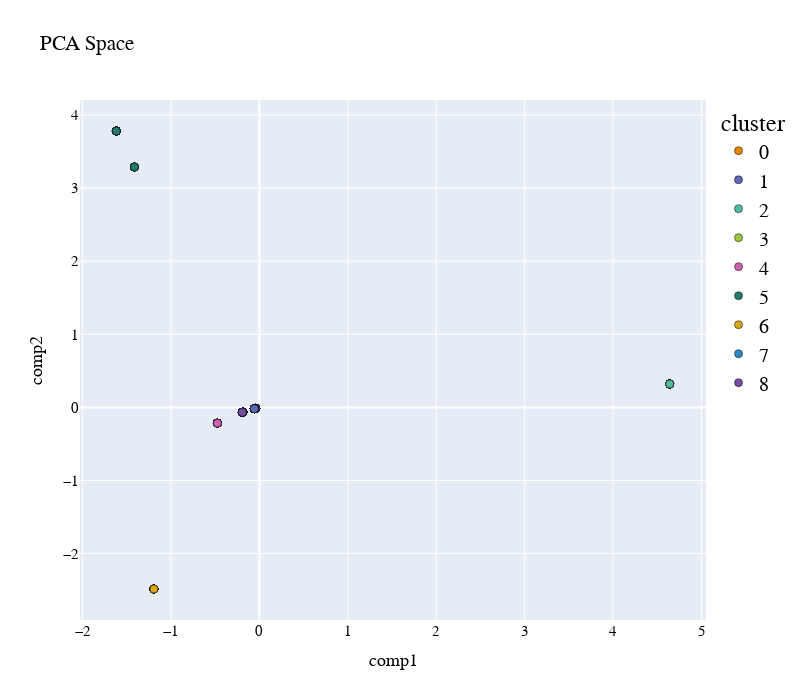

Source (notebook cell):
### Code cell
pca_2d_object, df_pca_2d = get_pca_2d(data_no_outliers, clusters_predict)
plot_pca_2d(df_pca_2d, title = "PCA Space", opacity=1, width_line = 0.5)

### Figure 1 — Plotly figure (JSON) as saved in the notebook; plotly's stock layout.template omitted (floating-point values rounded to 4 significant figures)
{"data": [{"hovertemplate": "cluster=0<br>comp1=%{x}<br>comp2=%{y}<extra></extra>", "legendgroup": "0", "marker": {"color": "rgb(229, 134, 6)", "line": {"color": "black", "width": 0.5}, "opacity": 1, "size": 8, "symbol": "circle"}, "mode": "markers", "name": "0", "orientation": "v", "showlegend": true, "type": "scatter", "x": [-0.1856, -0.1856, -0.1856, -0.1856, -0.1856, -0.1856, -0.1856, -0.1856, -0.1856, -0.1856], "xaxis": "x", "y": [-0.06406, -0.06406, -0.06406, -0.06406, -0.06406, -0.06406, -0.06406, -0.06406, -0.06406, -0.06406], "yaxis": "y"}, {"hovertemplate": "cluster=1<br>comp1=%{x}<br>comp2=%{y}<extra></extra>", "legendgroup": "1", "marker": {"color": "rgb(93, 105, 177)", "line": {"color": "black", "width": 0.5}, "opacity": 1, "size": 8, "symbol": "circle"}, "mode": "markers", "name": "1", "orientation": "v", "showlegend": true, "type": "scatter", "x": [-0.05754, -0.05754, -0.05754, -0.05754, -0.05754, -0.05754, -0.05754, -0.05754, -0.05754, -0.05754, -0.05754, -0.05754, -0.05754, -0.1856, -0.0417, -0.1856, -0.04119, -0.04119, -0.04119, -0.04119, -0.04119, -0.04119, -0.04119, -0.04119, -0.0417, -0.0417, -0.0417, -0.0417, -0.0417, -0.0417, -0.0417, -0.0417, -0.05754, -0.05754, -0.0417, -0.05754, -0.05754, -0.05754, -0.05754, -0.05754, -0.05754, -0.05754, -0.05754, -0.05754, -0.05754, -0.05754, -0.05754, -0.05754, -0.05754, -0.05754, -0.05754, -0.05754, -0.05754, -0.05754, -0.1856, -0.1856, -0.05754, -0.05754, -0.05754, -0.05754, -0.05754, -0.05754, -0.05754, -0.05754, -0.1856, -0.05754, -0.05754, -0.05754, -0.1856, -0.05754, -0.1856, -0.1856, -0.1856, -0.1856, -0.05754, -0.05754], "xaxis": "x", "y": [-0.01795, -0.01795, -0.01795, -0.01795, -0.01795, -0.01795, -0.01795, -0.01795, -0.01795, -0.01795, -0.01795, -0.01795, -0.01795, -0.06406, -0.01286, -0.06406, -0.0127, -0.0127, -0.0127, -0.0127, -0.0127, -0.0127, -0.0127, -0.0127, -0.01286, -0.01286, -0.01286, -0.01286, -0.01286, -0.01286, -0.01286, -0.01286, -0.01795, -0.01795, -0.01286, -0.01795, -0.01795, -0.01795, -0.01795, -0.01795, -0.01795, -0.01795, -0.01795, -0.01795, -0.01795, -0.01795, -0.01795, -0.01795, -0.01795, -0.01795, -0.01795, -0.01795, -0.01795, -0.01795, -0.06406, -0.06406, -0.01795, -0.01795, -0.01795, -0.01795, -0.01795, -0.01795, -0.01795, -0.01795, -0.06406, -0.01795, -0.01795, -0.01795, -0.06406, -0.01795, -0.06406, -0.06406, -0.06406, -0.06406, -0.01795, -0.01795], "yaxis": "y"}, {"hovertemplate": "cluster=2<br>comp1=%{x}<br>comp2=%{y}<extra></extra>", "legendgroup": "2", "marker": {"color": "rgb(82, 188, 163)", "line": {"color": "black", "width": 0.5}, "opacity": 1, "size": 8, "symbol": "circle"}, "mode": "markers", "name": "2", "orientation": "v", "showlegend": true, "type": "scatter", "x": [4.64, 4.64, 4.64, 4.64, 4.64, 4.64, 4.64, 4.64, 4.64, 4.64, 4.64, 4.64, 4.64, 4.64, 4.64, 4.64, 4.64, 4.64, 4.64, 4.64, 4.64, 4.64, 4.64, 4.64, 4.64, 4.64, 4.64, 4.64, 4.64, 4.64, 4.64, 4.64, 4.64], "xaxis": "x", "y": [0.3204, 0.3204, 0.3204, 0.3204, 0.3204, 0.3204, 0.3204, 0.3204, 0.3204, 0.3204, 0.3204, 0.3204, 0.3204, 0.3204, 0.3204, 0.3204, 0.3204, 0.3204, 0.3204, 0.3204, 0.3204, 0.3204, 0.3204, 0.3204, 0.3204, 0.3204, 0.3204, 0.3204, 0.3204, 0.3204, 0.3204, 0.3204, 0.3204], "yaxis": "y"}, {"hovertemplate": "cluster=3<br>comp1=%{x}<br>comp2=%{y}<extra></extra>", "legendgroup": "3", "marker": {"color": "rgb(153, 201, 69)", "line": {"color": "black", "width": 0.5}, "opacity": 1, "size": 8, "symbol": "circle"}, "mode": "markers", "name": "3", "orientation": "v", "showlegend": true, "type": "scatter", "x": [-1.193, -1.193, -1.193, -1.193, -1.193, -1.193, -1.193, -1.193, -1.193, -1.193, -1.193, -1.193, -1.193, -1.193, -1.193, -1.193, -1.193, -1.193, -1.193, -1.193, -1.193, -1.193, -1.193, -1.193, -1.193, -1.193, -1.193, -1.193, -1.193], "xaxis": "x", "y": [-2.485, -2.485, -2.485, -2.485, -2.485, -2.485, -2.485, -2.485, -2.485, -2.485, -2.485, -2.485, -2.485, -2.485, -2.485, -2.485, -2.485, -2.485, -2.485, -2.485, -2.485, -2.485, -2.485, -2.485, -2.485, -2.485, -2.485, -2.485, -2.485], "yaxis": "y"}, {"hovertemplate": "cluster=4<br>comp1=%{x}<br>comp2=%{y}<extra></extra>", "legendgroup": "4", "marker": {"color": "rgb(204, 97, 176)", "line": {"color": "black", "width": 0.5}, "opacity": 1, "size": 8, "symbol": "circle"}, "mode": "markers", "name": "4", "orientation": "v", "showlegend": true, "type": "scatter", "x": [-0.4748, -0.4748, -0.4748, -0.4748, -0.4748, -0.4748, -0.4748, -0.4748, -0.4748, -0.4748, -0.4748, -0.4748, -0.4748, -0.4748, -0.4748, -0.4748, -0.4748, -0.4748, -0.4748, -0.4748, -0.4748, -0.4748, -0.4748, -0.4748], "xaxis": "x", "y": [-0.2155, -0.2155, -0.2155, -0.2155, -0.2155, -0.2155, -0.2155, -0.2155, -0.2155, -0.2155, -0.2155, -0.2155, -0.2155, -0.2155, -0.2155, -0.2155, -0.2155, -0.2155, -0.2155, -0.2155, -0.2155, -0.2155, -0.2155, -0.2155], "yaxis": "y"}, {"hovertemplate": "cluster=5<br>comp1=%{x}<br>comp2=%{y}<extra></extra>", "legendgroup": "5", "marker": {"color": "rgb(36, 121, 108)", "line": {"color": "black", "width": 0.5}, "opacity": 1, "size": 8, "symbol": "circle"}, "mode": "markers", "name": "5", "orientation": "v", "showlegend": true, "type": "scatter", "x": [-1.618, -1.618, -1.618, -1.618, -1.618, -1.618, -1.618, -1.618, -1.618, -1.618, -1.618, -1.618, -1.618, -1.618, -1.618, -1.618, -1.618, -1.618, -1.618, -1.618, -1.618, -1.618, -1.618, -1.414, -1.414, -1.414, -1.414, -1.414, -1.414, -1.414, -1.414, -1.414, -1.414, -1.618, -1.618, -1.618, -1.618, -1.618, -1.618], "xaxis": "x", "y": [3.782, 3.782, 3.782, 3.782, 3.782, 3.782, 3.782, 3.782, 3.782, 3.782, 3.782, 3.782, 3.782, 3.782, 3.782, 3.782, 3.782, 3.782, 3.782, 3.782, 3.782, 3.782, 3.782, 3.289, 3.289, 3.289, 3.289, 3.289, 3.289, 3.289, 3.289, 3.289, 3.289, 3.782, 3.782, 3.782, 3.782, 3.782, 3.782], "yaxis": "y"}, {"hovertemplate": "cluster=6<br>comp1=%{x}<br>comp2=%{y}<extra></extra>", "legendgroup": "6", "marker": {"color": "rgb(218, 165, 27)", "line": {"color": "black", "width": 0.5}, "opacity": 1, "size": 8, "symbol": "circle"}, "mode": "markers", "name": "6", "orientation": "v", "showlegend": true, "type": "scatter", "x": [-1.193, -1.193, -1.193, -1.193, -1.193, -1.193, -1.193, -1.193, -1.193, -1.193, -1.193, -1.193, -1.193, -1.193, -1.193, -1.193, -1.193, -1.193, -1.193, -1.193, -1.193, -1.193, -1.193, -1.193, -1.193, -1.193, -1.193, -1.193, -1.193], "xaxis": "x", "y": [-2.485, -2.485, -2.485, -2.485, -2.485, -2.485, -2.485, -2.485, -2.485, -2.485, -2.485, -2.485, -2.485, -2.485, -2.485, -2.485, -2.485, -2.485, -2.485, -2.485, -2.485, -2.485, -2.485, -2.485, -2.485, -2.485, -2.485, -2.485, -2.485], "yaxis": "y"}, {"hovertemplate": "cluster=7<br>comp1=%{x}<br>comp2=%{y}<extra></extra>", "legendgroup": "7", "marker": {"color": "rgb(47, 138, 196)", "line": {"color": "black", "width": 0.5}, "opacity": 1, "size": 8, "symbol": "circle"}, "mode": "markers", "name": "7", "orientation": "v", "showlegend": true, "type": "scatter", "x": [-0.1936, -0.1936, -0.1936, -0.1936, -0.1936, -0.1936, -0.1936, -0.1936, -0.1936, -0.1936, -0.1936], "xaxis": "x", "y": [-0.06726, -0.06726, -0.06726, -0.06726, -0.06726, -0.06726, -0.06726, -0.06726, -0.06726, -0.06726, -0.06726], "yaxis": "y"}, {"hovertemplate": "cluster=8<br>comp1=%{x}<br>comp2=%{y}<extra></extra>", "legendgroup": "8", "marker": {"color": "rgb(118, 78, 159)", "line": {"color": "black", "width": 0.5}, "opacity": 1, "size": 8, "symbol": "circle"}, "mode": "markers", "name": "8", "orientation": "v", "showlegend": true, "type": "scatter", "x": [-0.1936, -0.1936, -0.1936, -0.1936, -0.1936, -0.1936, -0.1936, -0.1936, -0.1936, -0.1936, -0.1936], "xaxis": "x", "y": [-0.06726, -0.06726, -0.06726, -0.06726, -0.06726, -0.06726, -0.06726, -0.06726, -0.06726, -0.06726, -0.06726], "yaxis": "y"}], "layout": {"autosize": false, "font": {"color": "black", "family": "Gilroy", "size": 15}, "height": 700, "legend": {"font": {"size": 20}, "title": {"font": {"family": "Times New Roman"}, "text": "cluster"}, "tracegroupgap": 0}, "scene": {"xaxis": {"title": {"font": {"color": "black"}, "text": "comp1"}}, "yaxis": {"title": {"font": {"color": "black"}, "text": "comp2"}}}, "showlegend": true, "title": {"text": "PCA Space"}, "width": 800, "xaxis": {"anchor": "y", "domain": [0, 1], "title": {"text": "comp1"}}, "yaxis": {"anchor": "x", "domain": [0, 1], "title": {"text": "comp2"}}}}
